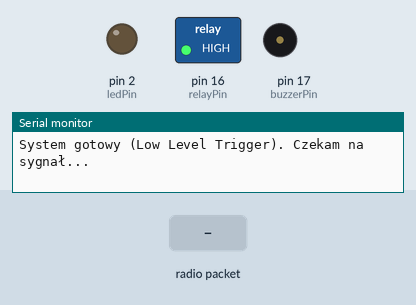
Simulated run of this sketch. Board: Arduino Mega 2560, built with avr-gcc and run on an emulated ATmega2560. Parts: switched loads named in the sketch (green lamp = pin HIGH), output pins drawn as LEDs (lit = HIGH), buzzer (waves = sounding, pin HIGH), the last lines printed to the serial monitor. Inputs (shaded band) come from the test bench. No radio packets arrive unless stated.

Above: at 1.2 s.
1.3 s: radio packet "ARMED" arrives
At 2.5 s:
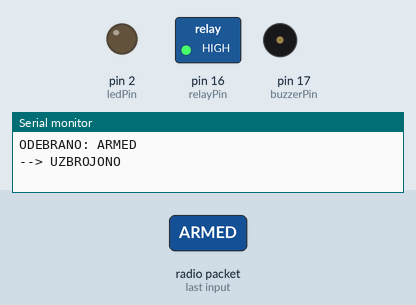
2.9 s: radio packet "BOOM" arrives
At 4.4 s:
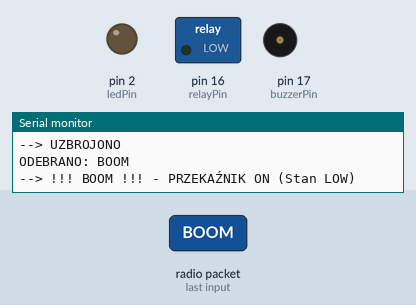
4.9 s: radio packet "ABORT" arrives
At 5.6 s:
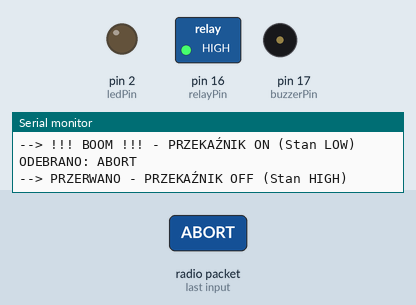
Timing chart, 0 to 7.9 s (numbered marks = the images above; inputs shaded):
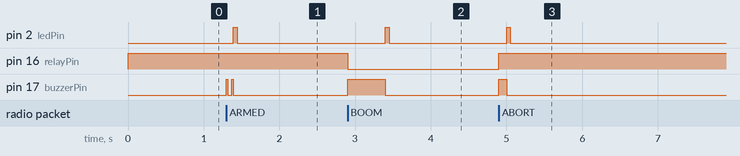

Measured:
- after the input at 1.3 s, pin 2 (ledPin): LOW → HIGH after 0.09 s, → LOW 0.05 s later; pin 17 (buzzerPin): alternates HIGH for 0.02 s and LOW for 0.05 s, 4 changes in all, then stays LOW, starting at once
- after the input at 2.9 s, pin 2 (ledPin): LOW → HIGH after 0.50 s, → LOW 0.05 s later; pin 16 (relayPin): HIGH → LOW at once; pin 17 (buzzerPin): LOW → HIGH at once, → LOW 0.50 s later
- after the input at 4.9 s, pin 2 (ledPin): LOW → HIGH after 0.10 s, → LOW 0.05 s later; pin 16 (relayPin): LOW → HIGH at once; pin 17 (buzzerPin): LOW → HIGH at once, → LOW 0.10 s later

The sketch:

odbiornik__1__copy_20260821233603.ino
```cpp
#include <SPI.h>
#include <nRF24L01.h>
#include <RF24.h>

RF24 radio(4, 5); // CE=4, CSN=5
const byte address[6] = "00001";

const int buzzerPin = 17;
const int relayPin = 16;
const int ledPin = 2; // Blue LED

void setup() {
  Serial.begin(115200);

  pinMode(buzzerPin, OUTPUT);
  pinMode(relayPin, OUTPUT);
  pinMode(ledPin, OUTPUT);

  // Ustawiamy stan HIGH przed przypisaniem pinu, aby uniknąć "puknięcia" przekaźnika przy starcie
  digitalWrite(relayPin, HIGH);

  if (!radio.begin()) {
    Serial.println("Błąd nRF24! Sprawdź kable (MISO/MOSI/SCK).");
    while (1);
  }

  // --- NEW STRICT SETTINGS ---
  radio.openReadingPipe(0, address);
  radio.setPALevel(RF24_PA_LOW);
  radio.setPayloadSize(32);           // FORCE 32 bytes to match Mega
  radio.setChannel(115);              // Move out of WiFi range (Channel 115)
  radio.setDataRate(RF24_250KBPS);    // Slower speed = MUCH higher reliability
  // ---------------------------

  radio.startListening();
  Serial.println("System gotowy (Low Level Trigger). Czekam na sygnał...");
}

void loop() {
  if (radio.available()) {
    char text[32] = {0};
    radio.read(&text, sizeof(text));

    Serial.print("ODEBRANO: ");
    Serial.println(text);

    // --- KOMENDA ARMED ---
    if (strstr(text, "ARMED")) {
      Serial.println("--> UZBROJONO");
      digitalWrite(buzzerPin, HIGH);
      delay(20);
      digitalWrite(buzzerPin, LOW);
      delay(50);
      digitalWrite(buzzerPin, HIGH);
      delay(20);
      digitalWrite(buzzerPin, LOW);
    }

    // --- KOMENDA BOOM (Aktywacja przekaźnika stanem LOW) ---
    if (strstr(text, "BOOM")) {
      Serial.println("--> !!! BOOM !!! - PRZEKAŹNIK ON (Stan LOW)");

      digitalWrite(relayPin, LOW); // Włącza przekaźnik (Low Level Trigger)

      digitalWrite(buzzerPin, HIGH);
      delay(500);
      digitalWrite(buzzerPin, LOW);
    }

    // --- NOWY KOD: KOMENDA ABORT (Wyłączenie przekaźnika) ---
    if (strstr(text, "ABORT")) {
      Serial.println("--> PRZERWANO - PRZEKAŹNIK OFF (Stan HIGH)");

      digitalWrite(relayPin, HIGH); // Wyłącza przekaźnik

      // Krótki sygnał buzzera informujący o odcięciu
      digitalWrite(buzzerPin, HIGH);
      delay(100);
      digitalWrite(buzzerPin, LOW);
    }

    // Miga niebieska dioda za każdym razem, gdy cokolwiek odbierze (w tym spam)
    digitalWrite(ledPin, HIGH);
    delay(50);
    digitalWrite(ledPin, LOW);
  }
}
```
